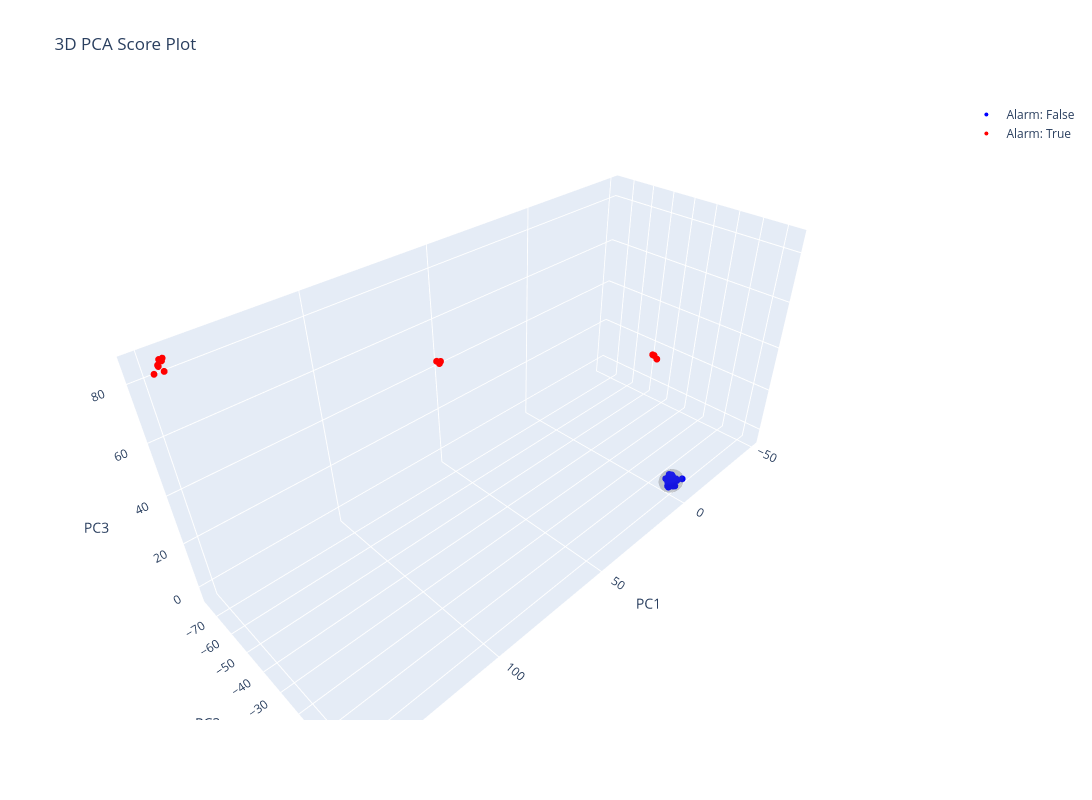

This figure's notebook cell:
### Code cell
# Representing the PCA space and batches within this space

df_plot = pd.DataFrame(scores, columns=["PC1", "PC2", "PC3"])
df_plot['Alarm'] = df_pca_final['Alarm'].values
df_plot['Status'] = df_pca_final['Status'].values

eigenvalues = pca_golden.explained_variance_
radius_x = np.sqrt(t2_threshold * eigenvalues[0])
radius_y = np.sqrt(t2_threshold * eigenvalues[1])
radius_z = np.sqrt(t2_threshold * eigenvalues[2])

# 3. Create the Ellipse Shape
phi = np.linspace(0, np.pi, 50)
theta = np.linspace(0, 2 * np.pi, 50)
phi, theta = np.meshgrid(phi, theta)

x_ellipse = radius_x * np.sin(phi) * np.cos(theta)
y_ellipse = radius_y * np.sin(phi) * np.sin(theta)
z_ellipse = radius_z * np.cos(phi)


fig = go.Figure()

for alarm_val, color in zip([False, True], ['blue', 'red']):
    mask = df_plot['Alarm'] == alarm_val
    fig.add_trace(go.Scatter3d(
        x=df_plot.loc[mask, 'PC1'],
        y=df_plot.loc[mask, 'PC2'],
        z=df_plot.loc[mask, 'PC3'],
        mode='markers',
        marker=dict(size=4, color=color),
        name=f'Alarm: {alarm_val}'
    ))

fig.add_trace(go.Surface(
    x=x_ellipse, y=y_ellipse, z=z_ellipse,
    opacity=0.2,
    showscale=False,
    colorscale=[[0, 'gray'], [1, 'gray']],
    name='95% T2 Ellipsoid'
))

fig.update_layout(
    scene=dict(
        xaxis_title='PC1',
        yaxis_title='PC2',
        zaxis_title='PC3'
    ),
    title="3D PCA Score Plot with Hotelling T2 Ellipsoid"
)

fig.update_layout(
    width=1200,
    height=800,
    scene=dict(
        xaxis_title='PC1',
        yaxis_title='PC2',
        zaxis_title='PC3'
    ),
    title="3D PCA Score Plot"
)
fig.show()

### Figure 1 — Plotly figure (JSON) as saved in the notebook; plotly's stock layout.template omitted (floating-point values rounded to 4 significant figures; data arrays with more than 128 entries replaced by an {"elided": "..."} marker saying what was removed)
{"data": [{"marker": {"color": "blue", "size": 4}, "mode": "markers", "name": "Alarm: False", "type": "scatter3d", "x": [-0.1826, 0.8408, -1.357, -0.2971, -2.107, 1.241, 0.826, -0.17, -4.191, -0.4627, -0.9106, -0.2564, 1.424, 3.766, -0.4624, 1.406, -1.055, -1.063, 0.8047, 0.02139, 0.2228, 0.7435, -1.056, -0.05682, 1.635, -0.0646, 1.271, 0.3311, -0.5424, 2.854, -1.257, 0.462, 0.4825, -1.657, -1.184], "y": [-2.148, 0.197, -0.448, -0.08076, 0.4539, -0.1879, 2.385, -0.926, 2.213, -0.3422, 1.424, -2.673, 0.6934, 1.376, -1.68, 0.284, 0.8081, 1.801, -0.5735, 1.116, -0.4475, -0.2171, -0.1829, -1.521, -0.4612, -0.1621, -0.009245, 0.9793, 0.09313, 0.4019, -2.041, 0.6618, -0.4772, 0.4921, -0.801], "z": [-0.04689, -1.379, 1.197, 1.072, -0.3778, 0.2701, -0.6342, -0.2626, -0.1509, -1.557, 1.317, -0.659, 1.237, 0.01138, -0.9392, 1.686, 0.7506, 0.654, 0.4542, -1.944, -1.38, 0.1786, 0.62, -0.1669, -0.03138, 0.1904, 0.7288, 1.881, 0.135, -0.6095, 1.298, -1.576, -0.9083, -2.885, 1.827]}, {"marker": {"color": "red", "size": 4}, "mode": "markers", "name": "Alarm: True", "type": "scatter3d", "x": [146.0, 145.0, -46.83, -47.55, 146.3, 145.3, 144.9, 57.94, -48.19, 148.5, 57.38, 146.9, 58.13, 145.5, 57.85], "y": [-74.87, -76.07, -44.96, -43.77, -76.33, -76.2, -75.11, -65.33, -46.59, -74.1, -66.41, -73.78, -65.79, -75.05, -67.67], "z": [85.84, 84.47, 17.64, 15.95, 83.53, 84.58, 85.71, 51.17, 16.72, 82.61, 50.32, 84.52, 50.16, 81.78, 50.17]}, {"colorscale": [[0, "gray"], [1, "gray"]], "name": "95% T2 Ellipsoid", "opacity": 0.2, "showscale": false, "type": "surface", "x": {"elided": "50x50 float values"}, "y": {"elided": "50x50 float values"}, "z": {"elided": "50x50 float values"}}], "layout": {"height": 800, "scene": {"xaxis": {"title": {"text": "PC1"}}, "yaxis": {"title": {"text": "PC2"}}, "zaxis": {"title": {"text": "PC3"}}}, "title": {"text": "3D PCA Score Plot"}, "width": 1200}}
